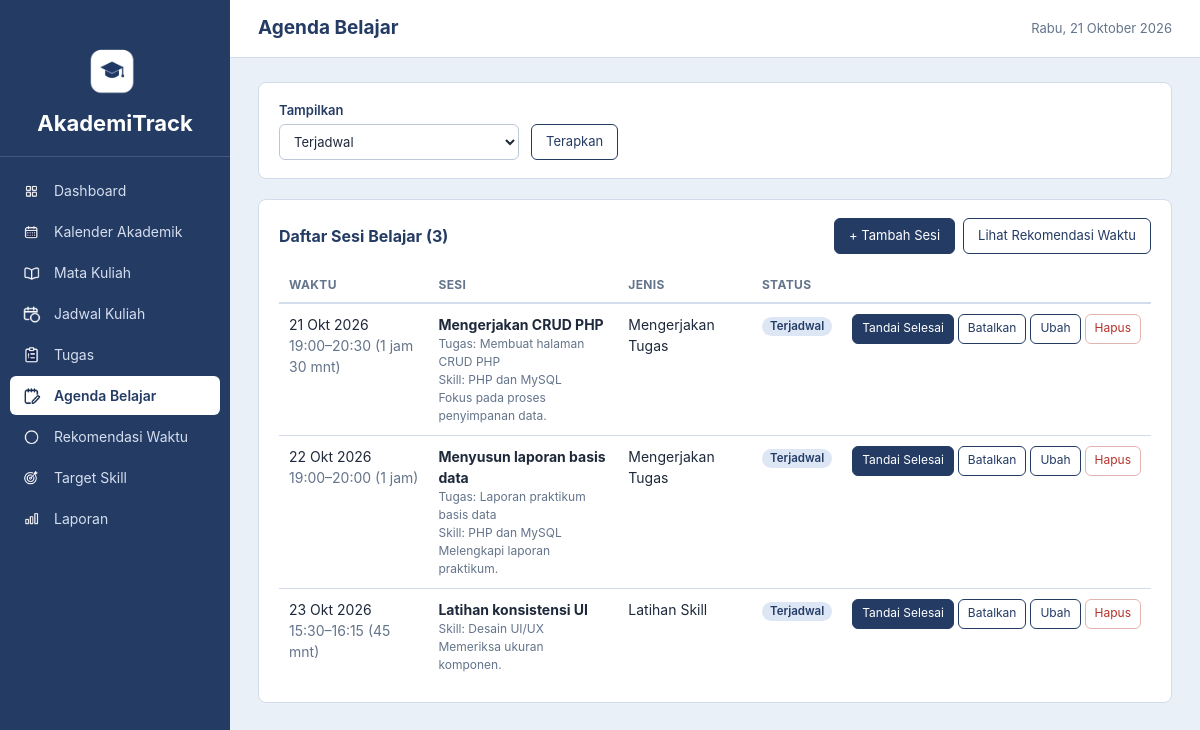
Page /sesi.php on the committed database.
### tables this page shows
CREATE TABLE `sesi_belajar` (
  `id` int NOT NULL,
  `tugas_id` int DEFAULT NULL,
  `target_skill_id` int DEFAULT NULL,
  `judul` varchar(150) NOT NULL,
  `jenis` enum('Mengerjakan Tugas','Review Materi','Latihan Skill') NOT NULL,
  `waktu_mulai` datetime NOT NULL,
  `waktu_selesai` datetime NOT NULL,
  `status` enum('Terjadwal','Selesai','Dibatalkan') NOT NULL DEFAULT 'Terjadwal',
  `catatan` text,
  `created_at` timestamp NULL DEFAULT CURRENT_TIMESTAMP
);

CREATE TABLE `tugas` (
  `id` int NOT NULL,
  `mata_kuliah_id` int DEFAULT NULL,
  `judul` varchar(150) NOT NULL,
  `deskripsi` text,
  `deadline` date NOT NULL,
  `prioritas` enum('Rendah','Sedang','Tinggi') NOT NULL DEFAULT 'Sedang',
  `estimasi_menit` int DEFAULT NULL,
  `status` enum('Belum Mulai','Dikerjakan','Selesai') NOT NULL DEFAULT 'Belum Mulai',
  `created_at` timestamp NULL DEFAULT CURRENT_TIMESTAMP
);

CREATE TABLE `target_skill` (
  `id` int NOT NULL,
  `nama_skill` varchar(100) NOT NULL,
  `deskripsi` text,
  `target_tanggal` date DEFAULT NULL,
  `progres` tinyint UNSIGNED NOT NULL DEFAULT '0',
  `status` enum('Berjalan','Tercapai','Ditunda') NOT NULL DEFAULT 'Berjalan',
  `created_at` timestamp NULL DEFAULT CURRENT_TIMESTAMP
);

### sesi.php (the view, shortened to what this page needs)
<?php
require_once __DIR__ . '/includes/init.php';
$fStatus = $_GET['status'] ?? 'Terjadwal';
$sql = "SELECT s.*, t.judul AS tugas_judul, k.nama_skill, TIMESTAMPDIFF(MINUTE, s.waktu_mulai, s.waktu_selesai) AS menit
        FROM sesi_belajar s
        LEFT JOIN tugas t ON t.id = s.tugas_id
        LEFT JOIN target_skill k ON k.id = s.target_skill_id";
if ($fStatus === 'semua') {
    $daftar = db_all($conn, $sql . " ORDER BY s.waktu_mulai DESC");
} else {
    $daftar = db_all($conn, $sql . " WHERE s.status = ? ORDER BY s.waktu_mulai " . ($fStatus === 'Terjadwal' ? 'ASC' : 'DESC'), 's', [$fStatus]);
}
include __DIR__ . '/includes/header.php';
?>
<div class="card tidak-cetak">
    <form method="get" action="sesi.php" class="filter">
        <div class="field">
            <label for="f_status">Tampilkan</label>
            <select id="f_status" name="status"><?= opsi_html(['Terjadwal' => 'Terjadwal', 'Selesai' => 'Selesai', 'Dibatalkan' => 'Dibatalkan', 'semua' => 'Semua'], $fStatus) ?></select>
        </div>
        <button type="submit" class="btn btn-sekunder">Terapkan</button>
    </form>
</div>
<div class="card">
    <div class="card-header">
        <h2>Daftar Sesi Belajar (<?= count($daftar) ?>)</h2>
        <div class="aksi"><a href="sesi.php?tambah=1" class="btn">+ Tambah Sesi</a> <a href="rekomendasi.php" class="btn btn-sekunder">Lihat Rekomendasi Waktu</a></div>
    </div>
    <?php if (!$daftar): ?>
        <div class="kosong">Tidak ada sesi belajar pada filter ini.</div>
    <?php else: ?>
    <div class="tabel-wrap">
    <table class="data">
        <thead><tr><th>Waktu</th><th>Sesi</th><th>Jenis</th><th>Status</th><th></th></tr></thead>
        <tbody>
        <?php foreach ($daftar as $s): ?>
            <tr>
                <td><?= e(tanggal_indo($s['waktu_mulai'])) ?><br><span class="muted"><?= e(substr($s['waktu_mulai'], 11, 5)) ?>–<?= e(substr($s['waktu_selesai'], 11, 5)) ?> (<?= e(fmt_durasi($s['menit'])) ?>)</span></td>
                <td><strong><?= e($s['judul']) ?></strong>
                    <?php if ($s['tugas_judul']): ?><div class="muted kecil">Tugas: <?= e($s['tugas_judul']) ?></div><?php endif; ?>
                    <?php if ($s['nama_skill']): ?><div class="muted kecil">Skill: <?= e($s['nama_skill']) ?></div><?php endif; ?>
                    <?php if ($s['catatan']): ?><div class="muted kecil"><?= e($s['catatan']) ?></div><?php endif; ?></td>
                <td><?= e($s['jenis']) ?></td>
                <td><?= badge_status($s['status']) ?></td>
                <td class="aksi">
                    <?php if ($s['status'] === 'Terjadwal'): ?>
                        <form method="post" action="sesi.php" class="inline">
                            <button type="submit" class="btn btn-kecil">Tandai Selesai</button>
                        </form>
                        <form method="post" action="sesi.php" class="inline" data-confirm="Batalkan sesi ini?">
                            <button type="submit" class="btn btn-sekunder btn-kecil">Batalkan</button>
                        </form>
                    <?php endif; ?>
                    <a class="btn btn-sekunder btn-kecil" href="sesi.php?edit=<?= (int)$s['id'] ?>">Ubah</a>
                    <form method="post" action="sesi.php" class="inline" data-confirm="Hapus sesi belajar ini?">
                        <button type="submit" class="btn btn-bahaya btn-kecil">Hapus</button>
                    </form>
                </td>
            </tr>
        <?php endforeach; ?>
        </tbody>
    </table>
    </div>
    <?php endif; ?>
</div>
<?php include __DIR__ . '/includes/footer.php'; ?>

### includes/functions.php (shortened to what this page needs)
<?php
function e($teks)
{
    return htmlspecialchars((string)$teks, ENT_QUOTES, 'UTF-8');
}
function db_query($conn, $sql, $types = '', $params = [])
{
    $stmt = mysqli_prepare($conn, $sql);
    if ($types !== '') {
        mysqli_stmt_bind_param($stmt, $types, ...$params);
    }
    if (!mysqli_stmt_execute($stmt)) {
        $err = mysqli_stmt_error($stmt);
        mysqli_stmt_close($stmt);
        die('Query gagal dijalankan: ' . e($err));
    }
    return $stmt;
}
function db_all($conn, $sql, $types = '', $params = [])
{
    $stmt = db_query($conn, $sql, $types, $params);
    $res = mysqli_stmt_get_result($stmt);
    $rows = $res ? mysqli_fetch_all($res, MYSQLI_ASSOC) : [];
    return $rows;
}
function tanggal_indo($tgl)
{
    $t = strtotime($tgl);
    return date('j', $t) . ' ' . BULAN_SINGKAT[(int)date('n', $t)] . ' ' . date('Y', $t);
}
function fmt_durasi($menit)
{
    $menit = (int)$menit;
    if ($menit < 60) {
        return $menit . ' mnt';
    }
    $j = intdiv($menit, 60);
    $m = $menit % 60;
    return $m === 0 ? $j . ' jam' : $j . ' jam ' . $m . ' mnt';
}
function badge($teks, $kelas = 'badge-muted')
{
    return '<span class="badge ' . e($kelas) . '">' . e($teks) . '</span>';
}
function badge_status($status)
{
    $peta = [
        'Belum Mulai' => 'badge-muted', 'Dikerjakan' => 'badge-info', 'Selesai' => 'badge-ok',
        'Terjadwal' => 'badge-info', 'Dibatalkan' => 'badge-muted',
        'Berjalan' => 'badge-info', 'Tercapai' => 'badge-ok', 'Ditunda' => 'badge-warn',
        'Tinggi' => 'badge-danger', 'Sedang' => 'badge-warn', 'Rendah' => 'badge-muted',
    ];
    return badge($status, $peta[$status] ?? 'badge-muted');
}
function opsi_html($opsi, $terpilih)
{
    $out = '';
    foreach ($opsi as $nilai => $label) {
        $sel = ((string)$nilai === (string)$terpilih) ? ' selected' : '';
        $out .= '<option value="' . e($nilai) . '"' . $sel . '>' . e($label) . '</option>';
    }
    return $out;
}

### assets/css/style.css (style rules this page uses)
:root { --navy: #243B64; --navy-gelap: #1B2E4F; --putih: #FFFFFF; --latar: #EAF0F8; --abu: #64748B; --teks: #1E293B; --garis: #D3DCEA; --ok: #2F7D5B; --ok-bg: #E3F3EB; --warn: #9A6A12; --warn-bg: #FBF0D9; --danger: #B4332A; --danger-bg: #FBE6E4; --info-bg: #DCE6F5; --radius: 8px; }
* { box-sizing: border-box; }
html, body { margin: 0; padding: 0; }
body { font-family: -apple-system, BlinkMacSystemFont, "Segoe UI", Roboto, Helvetica, Arial, sans-serif; font-size: 14px; line-height: 1.5; color: var(--teks); background: var(--latar); }
a { color: var(--navy); }
h1, h2, h3 { margin: 0; color: var(--navy); }
h2 { font-size: 16px; }
.card { background: var(--putih); border: 1px solid var(--garis); border-radius: var(--radius); padding: 18px 20px; margin-bottom: 20px; }
.card-header { display: flex; align-items: center; justify-content: space-between; gap: 10px; margin-bottom: 14px; flex-wrap: wrap; }
.card-header .aksi { display: flex; gap: 8px; flex-wrap: wrap; }
.muted { color: var(--abu); }
.kecil { font-size: 12px; }
.btn { display: inline-block; padding: 7px 14px; border-radius: 6px; border: 1px solid var(--navy); background: var(--navy); color: var(--putih); font-size: 13px; cursor: pointer; text-decoration: none; font-family: inherit; }
.btn-sekunder { background: var(--putih); color: var(--navy); }
.btn-bahaya { background: var(--putih); color: var(--danger); border-color: #E4B4B0; }
.btn-kecil { padding: 3px 9px; font-size: 12px; }
form.inline { display: inline; margin: 0; }
.tabel-wrap { overflow-x: auto; }
table.data { width: 100%; border-collapse: collapse; }
table.data th { text-align: left; font-size: 12px; text-transform: uppercase; letter-spacing: .03em; color: var(--abu); padding: 8px 10px; border-bottom: 2px solid var(--garis); white-space: nowrap; }
table.data td { padding: 10px; border-bottom: 1px solid var(--garis); vertical-align: top; }
table.data tr:last-child td { border-bottom: 0; }
td.aksi { white-space: nowrap; text-align: right; }
.badge { display: inline-block; padding: 1px 8px; border-radius: 10px; font-size: 11.5px; font-weight: 600; white-space: nowrap; }
.badge-info { background: var(--info-bg); color: var(--navy); }
.field { display: flex; flex-direction: column; gap: 5px; min-width: 0; }
.field label { font-size: 13px; font-weight: 600; line-height: 1.4; color: var(--navy); }
input[type="text"], input[type="number"], input[type="date"], input[type="time"], input[type="datetime-local"], select { display: block; width: 100%; height: 36px; min-width: 0; margin: 0; padding: 0 10px; box-sizing: border-box; border: 1px solid #BCC8DA; border-radius: 6px; background: var(--putih); font-family: inherit; font-size: 13px; line-height: normal; color: var(--teks); }
.btn { display: inline-flex; align-items: center; justify-content: center; min-height: 36px; box-sizing: border-box; padding: 0 14px; border: 1px solid var(--navy); border-radius: 6px; background: var(--navy); color: var(--putih); font-family: inherit; font-size: 13px; line-height: 1.2; cursor: pointer; text-decoration: none; }
.btn-kecil { min-height: 30px; padding: 0 9px; font-size: 12px; }
.filter { display: flex; align-items: flex-end; gap: 12px; flex-wrap: wrap; }
.filter .field { flex: 0 1 240px; min-width: 0; }
.filter .field select { width: 100%; }

### rows in the picture
sesi_belajar: waktu_mulai "21 Okt 2026", waktu_mulai "19:00", waktu_selesai "20:30", menit "1 jam 30 mnt", judul "Mengerjakan CRUD PHP", tugas.judul "Membuat halaman CRUD PHP", target_skill.nama_skill "PHP dan MySQL", catatan "Fokus pada proses penyimpanan data.", jenis "Mengerjakan Tugas", status "Terjadwal"
sesi_belajar: waktu_mulai "22 Okt 2026", waktu_mulai "19:00", waktu_selesai "20:00", menit "1 jam", judul "Menyusun laporan basis data", tugas.judul "Laporan praktikum basis data", target_skill.nama_skill "PHP dan MySQL", catatan "Melengkapi laporan praktikum.", jenis "Mengerjakan Tugas", status "Terjadwal"
sesi_belajar: waktu_mulai "23 Okt 2026", waktu_mulai "15:30", waktu_selesai "16:15", menit "45 mnt", judul "Latihan konsistensi UI", target_skill.nama_skill "Desain UI/UX", catatan "Memeriksa ukuran komponen.", jenis "Latihan Skill", status "Terjadwal"

### other values in the picture
$m[1] "Dashboard"
$m[1] "Kalender Akademik"
$m[1] "Mata Kuliah"
$m[1] "Jadwal Kuliah"
$m[1] "Tugas"
$m[1] "Agenda Belajar"
$m[1] "Rekomendasi Waktu"
$m[1] "Target Skill"
$m[1] "Laporan"
$judul_halaman "Agenda Belajar"
count($daftar) "3"
form field status "Terjadwal"
